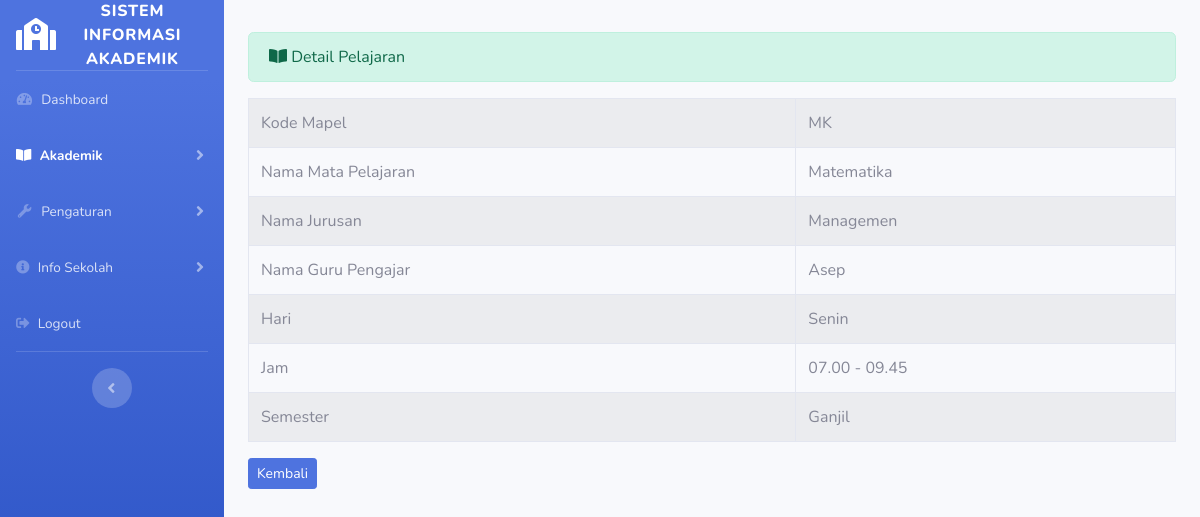
Screenshot of /admin/pelajaran/detail/1 with the database file from the repository.
### tables this page shows
CREATE TABLE `pelajaran` (
  `id_mapel` int(3) NOT NULL,
  `kode_mapel` varchar(5) NOT NULL,
  `nama_mapel` varchar(25) NOT NULL,
  `nama_jurusan` varchar(25) NOT NULL,
  `nama_guru` varchar(255) NOT NULL,
  `hari` varchar(20) NOT NULL,
  `jam` varchar(20) NOT NULL,
  `semester` varchar(11) NOT NULL
);

### application/controllers/admin/pelajaran.php (called while the page is built, shortened)
<?php
class Pelajaran extends CI_Controller
{
    public function detail($kp)
    {
        $data['detail'] = $this->pelajaran_model->ambil_kode_mapel($kp);
        $this->load->view('templates_admin/header_dashboard');
        $this->load->view('templates_admin/sidebar2');
        $this->load->view('admin/pelajaran_detail', $data);
        $this->load->view('templates_admin/footer');
    }
    public function __construct()
    {
        $this->load->database();
        $this->load->model('pelajaran_model');
    }
}

### index.php (called while the page is built, shortened)
<?php
require_once BASEPATH.'core/CodeIgniter.php';

### application/models/pelajaran_model.php (called while the page is built, shortened)
<?php
class Pelajaran_model extends CI_Model
{
    public function ambil_kode_mapel($kp)
    {
        $hasil = $this->db->where('id_mapel', $kp)->get('pelajaran');
        if ($hasil->num_rows() > 0) {
            return $hasil->result();
        } else {
            return false;
        }
    }
}

### application/views/admin/pelajaran_detail.php (the view)
<div class="container-fluid">
    <div class="alert alert-success" role="alert">
        <i class="fas fa-book-open"></i> Detail Pelajaran
    </div>
    <table class="table table-hover table-striped table-bordered">
        <?php foreach ($detail as $dt) : ?>
            <tr>
                <td>Kode Mapel</td>
                <td><?php echo $dt->kode_mapel; ?></td>
            </tr>
            <tr>
                <td>Nama Mata Pelajaran</td>
                <td><?php echo $dt->nama_mapel; ?></td>
            </tr>
            <tr>
                <td>Nama Jurusan</td>
                <td><?php echo $dt->nama_jurusan; ?></td>
            </tr>
            <tr>
                <td>Nama Guru Pengajar</td>
                <td><?php echo $dt->nama_guru; ?></td>
            </tr>
            <tr>
                <td>Hari</td>
                <td><?php echo $dt->hari; ?></td>
            </tr>
            <tr>
                <td>Jam</td>
                <td><?php echo $dt->jam; ?></td>
            </tr>
            <tr>
                <td>Semester</td>
                <td><?php echo $dt->semester; ?></td>
            </tr>
        <?php endforeach; ?>
    </table>
    <?php echo anchor('admin/pelajaran', '<div class="btn btn-sm btn-primary">Kembali</div>') ?> <br><br><br><br>
</div>

### rows the page displays
pelajaran: kode_mapel "MK", nama_mapel "Matematika", nama_jurusan "Managemen", nama_guru "Asep", hari "Senin", jam "07.00 - 09.45", semester "Ganjil"
